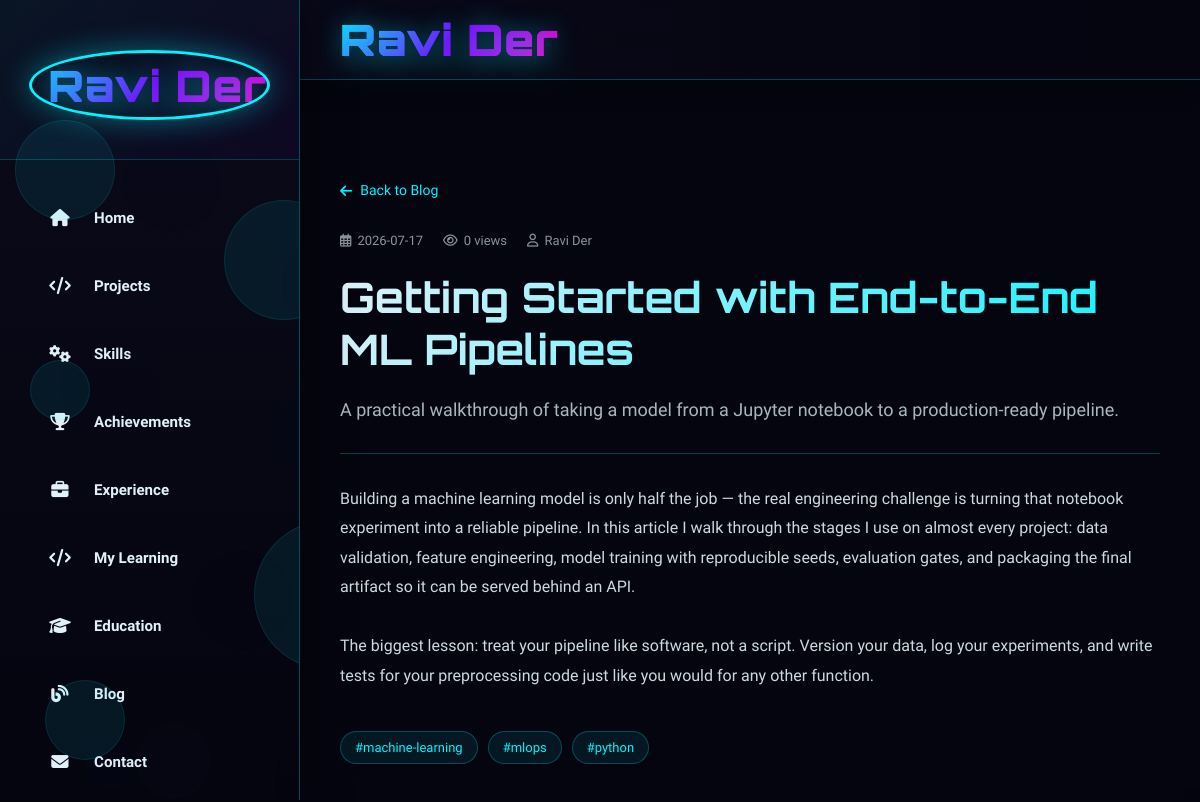
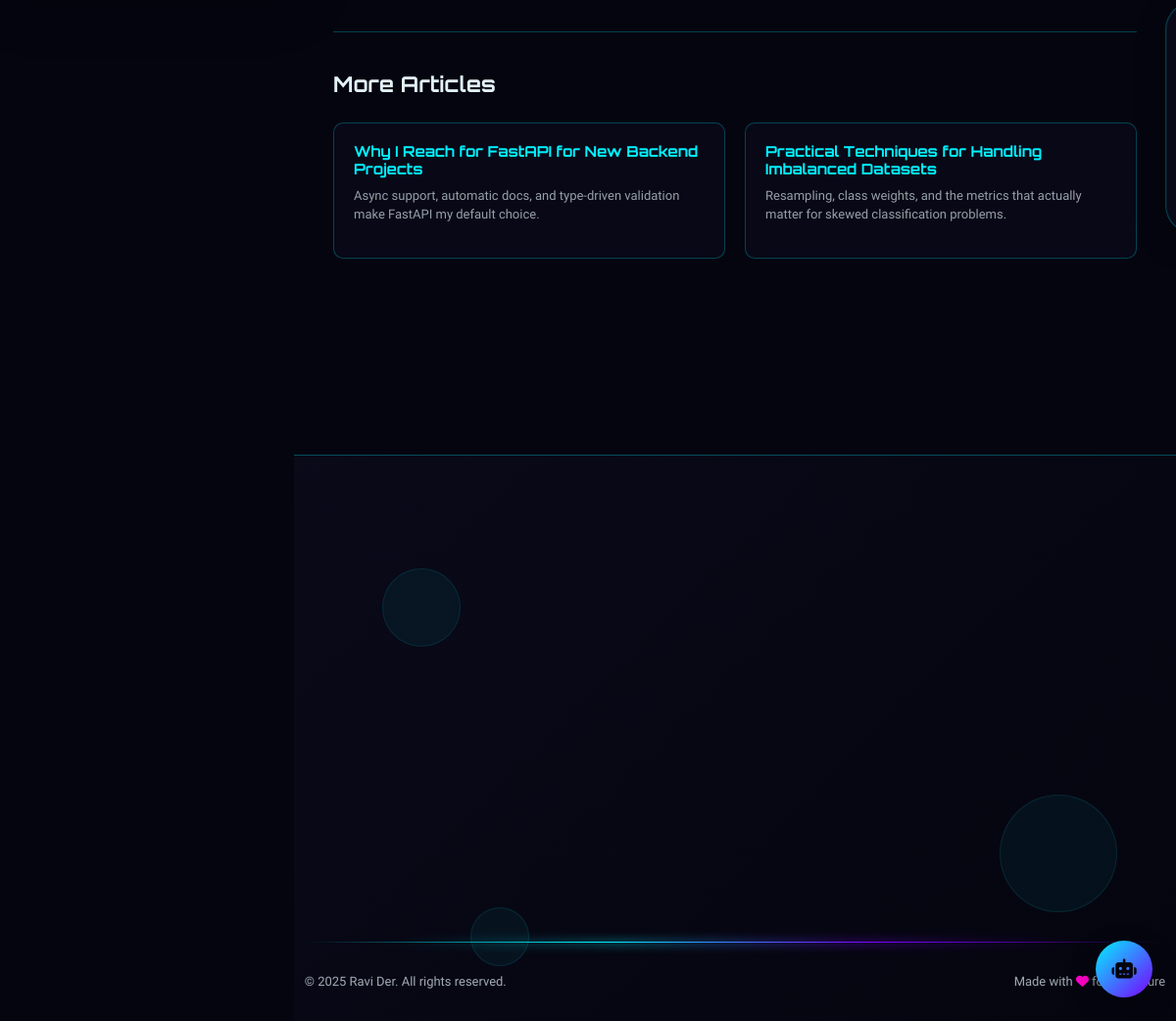
Page /blog/getting-started-with-ml-pipelines on the committed database (2 pictures, top to bottom).
### tables this page shows
CREATE TABLE blog_posts (
    id INTEGER PRIMARY KEY AUTOINCREMENT,
    slug TEXT UNIQUE NOT NULL,
    title TEXT NOT NULL,
    summary TEXT NOT NULL,
    content TEXT NOT NULL,
    cover_image TEXT,
    tags TEXT,
    author TEXT DEFAULT 'Ravi Der',
    published_at TEXT NOT NULL,
    views INTEGER DEFAULT 0
, status TEXT DEFAULT 'published', updated_at TIMESTAMP);

### flask_app.py (the view)
    @app.route('/blog/<slug>')
    def blog_post(slug):
        conn = db.get_connection()
        with conn:
            conn.execute("UPDATE blog_posts SET views = views + 1 WHERE slug = ?", (slug,))
        post = conn.execute("SELECT * FROM blog_posts WHERE slug = ?", (slug,)).fetchone()
        related = conn.execute(
            "SELECT * FROM blog_posts WHERE slug != ? AND (status = 'published' OR status IS NULL) "
            "ORDER BY published_at DESC LIMIT 3", (slug,)
        ).fetchall()
        conn.close()
        if not post:
            abort(404)
        return render_template('blog_post.html', post=post, related=related)

### db.py (called while the page is built)
def get_connection():
    os.makedirs(DATA_DIR, exist_ok=True)
    conn = sqlite3.connect(DB_PATH)
    conn.row_factory = sqlite3.Row
    conn.execute("PRAGMA foreign_keys = ON")
    return conn

def now_iso():
    return datetime.now(timezone.utc).isoformat()

### flask_app.py (called while the page is built)
@app.after_request
def add_security_headers(response):
    response.headers["X-Content-Type-Options"] = "nosniff"
    response.headers["X-Frame-Options"] = "DENY"
    response.headers["X-XSS-Protection"] = "1; mode=block"
    response.headers["Referrer-Policy"] = "strict-origin-when-cross-origin"
    response.headers["Content-Security-Policy"] = (
        "default-src 'self'; "
        "img-src 'self' data: https:; "
        "style-src 'self' 'unsafe-inline' https:; "
        "script-src 'self' 'unsafe-inline' https:; "
        "connect-src 'self' https:; "
        "font-src 'self' https: data:;"
    )
    return response

@app.before_request
def _start_timer():
    request._start_time = time.time()

### templates/blog_post.html (shortened to what this page needs)
{% extends 'base.html' %}
{% block extra_css %}
<link rel="stylesheet" href="https://cdnjs.cloudflare.com/ajax/libs/font-awesome/6.4.0/css/all.min.css">
{% endblock %}
{% block content %}
<section class="post-section">
    <div class="post-container">
        <a href="{{ url_for('blog') }}" class="back-to-blog">
            <i class="fas fa-arrow-left"></i> Back to Blog
        </a>
        <div class="post-meta">
            <span><i class="far fa-calendar-alt"></i> {{ post.published_at[:10] if post.published_at else '' }}</span>
            <span><i class="far fa-eye"></i> {{ post.views }} views</span>
            {% if post.author %}<span><i class="far fa-user"></i> {{ post.author }}</span>{% endif %}
        </div>
        <h1 class="post-title">{{ post.title }}</h1>
        <p class="post-summary">{{ post.summary }}</p>
        <div class="post-body">{{ post.content }}</div>
        {% if post.tags %}
        <div class="post-tags">
            {% for tag in post.tags.split(',') %}
                {% if tag.strip() %}<span class="post-tag">#{{ tag.strip() }}</span>{% endif %}
            {% endfor %}
        </div>
        {% endif %}
        {% if related %}
        <div class="related-section">
            <h3 class="related-title">More Articles</h3>
            <div class="related-grid">
                {% for r in related %}
                <a href="{{ url_for('blog_post', slug=r.slug) }}" class="related-card">
                    <h4>{{ r.title }}</h4>
                    <p>{{ r.summary }}</p>
                </a>
                {% endfor %}
            </div>
        </div>
        {% endif %}
    </div>
</section>
{% endblock %}

### static/css/enhancements.css (style rules this page uses)
html { scroll-behavior: smooth; }
html { font-size: 90%; }

### templates/blog_post.html (style rules this page uses)
:root { --primary: #00f3ff; --primary-glow: rgba(0, 243, 255, 0.4); --secondary: #7b00ff; --dark: #0a0a1a; --darker: #050510; --light: #e2f1f8; --accent: #ff00c8; --card-bg: rgba(10, 10, 26, 0.75); --border-glow: rgba(0, 243, 255, 0.25); }
* { margin: 0; padding: 0; box-sizing: border-box; }
body { font-family: 'Exo 2', sans-serif; background-color: var(--darker); color: var(--light); }
h1, h2, h3, h4 { font-family: 'Orbitron', sans-serif; font-weight: 700; }
.post-section { min-height: 100vh; padding: 60px 0 100px; }
.post-container { max-width: 860px; margin: 0 auto; padding: 0 20px; }
.back-to-blog { display: inline-flex; align-items: center; gap: 8px; color: var(--primary); text-decoration: none; font-size: 14px; margin-bottom: 30px; transition: all 0.3s; }
.post-meta { display: flex; gap: 20px; flex-wrap: wrap; font-size: 13px; color: rgba(226, 241, 248, 0.6); margin-bottom: 20px; }
.post-meta span { display: inline-flex; align-items: center; gap: 6px; }
.post-title { font-size: clamp(28px, 4vw, 42px); line-height: 1.25; margin-bottom: 20px; background: linear-gradient(135deg, var(--light), var(--primary)); -webkit-background-clip: text; background-clip: text; -webkit-text-fill-color: transparent; }
.post-summary { font-size: 18px; color: rgba(226, 241, 248, 0.75); margin-bottom: 30px; padding-bottom: 30px; border-bottom: 1px solid var(--border-glow); }
.post-body { font-size: 16px; line-height: 1.85; color: rgba(226, 241, 248, 0.9); white-space: pre-line; }
.post-tags { display: flex; gap: 10px; flex-wrap: wrap; margin-top: 40px; }
.post-tag { background: rgba(0, 243, 255, 0.08); border: 1px solid var(--border-glow); color: var(--primary); padding: 6px 14px; border-radius: 20px; font-size: 13px; }
.related-section { margin-top: 70px; padding-top: 40px; border-top: 1px solid var(--border-glow); }
.related-title { font-size: 22px; margin-bottom: 25px; }
.related-grid { display: grid; grid-template-columns: repeat(auto-fit, minmax(220px, 1fr)); gap: 20px; }
.related-card { background: var(--card-bg); border: 1px solid var(--border-glow); border-radius: 10px; padding: 20px; text-decoration: none; color: var(--light); transition: all 0.3s; display: block; }
.related-card h4 { font-size: 15px; margin-bottom: 8px; color: var(--primary); }
.related-card p { font-size: 13px; color: rgba(226, 241, 248, 0.65); }

### templates/base.html (style rules this page uses)
:root { --primary: #00f3ff; --secondary: #7b00ff; --dark: #0a0a1a; --darker: #050510; --light: #e2f1f8; --accent: #ff00c8; --sidebar-width: 300px; --sidebar-collapsed: 80px; }
* { -ms-overflow-style: none; scrollbar-width: none; }
html, body { margin: 0; padding: 0; overflow-x: hidden; font-family: 'Exo 2', sans-serif; background-color: var(--darker); color: var(--light); height: 100%; }
body::before { content: ''; position: fixed; top: 0; left: 0; width: 100%; height: 100%; background: radial-gradient(circle at 20% 50%, rgba(123, 0, 255, 0.15) 0%, transparent 25%), radial-gradient(circle at 80% 20%, rgba(0, 243, 255, 0.1) 0%, transparent 25%), radial-gradient(circle at 40% 80%, rgba(255, 0, 200, 0.08) 0%, transparent 25%); z-index: -1; pointer-events: none; }
html, body { width: 100%; position: relative; }
* { transition: color 0.3s ease, background-color 0.3s ease, border-color 0.3s ease; }

### templates/footer.html (style rules this page uses)
:root { --primary: #00f3ff; --secondary: #7b00ff; --dark: #0a0a1a; --darker: #050510; --light: #e2f1f8; --accent: #ff00c8; }

### rows in the picture
blog_posts: published_at "2026-07-17", views "0", author "Ravi Der", title "Getting Started with End-to-End ML Pipelines", summary "A practical walkthrough of taking a model from a Jupyter notebook to a production-ready pipeline.", content "Building a machine learning model is only half the job — the real engineering challenge is turning that notebook experiment into a reliable pipeline. In this article I walk through the stages I use on almost every project: data validation, feature engineering, model training with reproducible seeds, evaluation gates, and packaging the final artifact so it can be served behind an API. The biggest lesson: treat your pipeline like software, not a script. Version your data, log your experiments, and write tests for your preprocessing code just like you would for any other function."
blog_posts: title "Why I Reach for FastAPI for New Backend Projects", summary "Async support, automatic docs, and type-driven validation make FastAPI my default choice."
blog_posts: title "Practical Techniques for Handling Imbalanced Datasets", summary "Resampling, class weights, and the metrics that actually matter for skewed classification problems."

### other values in the picture
{{ tag.strip() }} "machine-learning" "mlops" "python"
